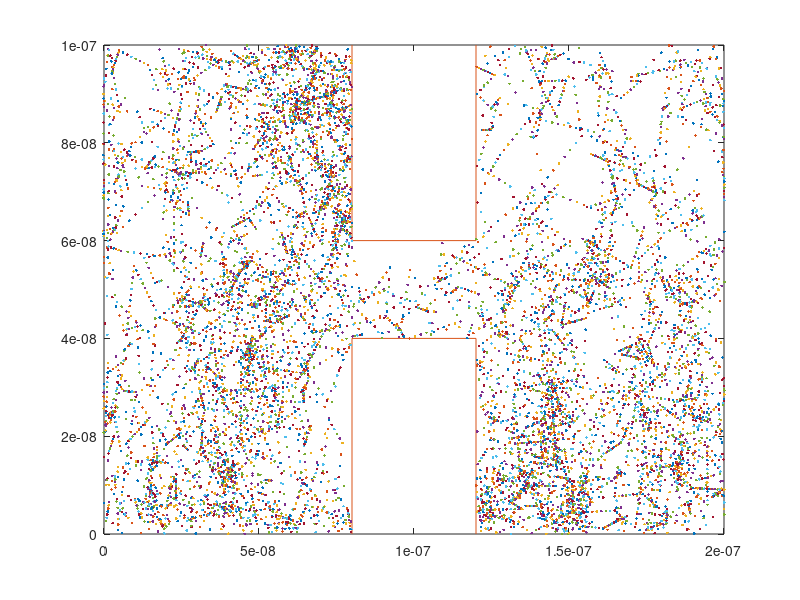

Source code (MATLAB): (Note: a time limit stopped this script after it produced the figure.)
% By Huanyu Liu
% 100986552
% For elec4700 assignment1

% Initialize the parameters
n=10; % number of particles
T=300; % temperture of the backgound
L=200e-9; % length of the frame (figure 1)
H=100e-9; % height of the frame
tao=0.2e-12; % the given mean time between collisions
m0=9.109e-31; % mass of a particle
mn=0.26*m0; % effective mass
kb=1.38e-23; % constant coeffient
vth=sqrt(2*kb*T/mn); % average speed of each particle
% Initialize the positions of each particle
Pox = L*rand(1,n);
Poy = H*rand(1,n);
op1 = Pox >= 0.4*L;
op2 = Pox <= 0.6*L;
op = op1&op2; %specify the locations of the blocks
count = sum(op(:)==1); % number of particles that may be in the blocks
Poy(op) = 0.4*H.*ones(1,count) + 0.2*H.*rand(1,count); % limit the range so no particles can exist in the blocks
% Initialize the speed of each particle and measure the initial temperature
for num=1:n
Vx(num) = randn()*vth/sqrt(2);
Vy(num) = randn()*vth/sqrt(2);
end
Tmeasured = sum(Vx.^2 + Vy.^2).*mn./(2*kb*n);
% draw the first locations of the particles and the blocks
figure(1)
plot(Pox,Poy,'.');
xlim([0 L]);
ylim([0 H]);
line([0.4*L 0.4*L], [0 0.4*H]);
line([0.4*L 0.6*L], [0.4*H 0.4*H]);
line([0.6*L 0.6*L], [0 0.4*H]);
line([0.4*L 0.4*L], [H 0.6*H]);
line([0.4*L 0.6*L], [0.6*H 0.6*H]);
line([0.6*L 0.6*L], [0.6*H H]);
hold on
% more parameters that will be used in the loop
TStop = 1e-11; % max running time
t=0; % start time
dt=1e-14; % step time
intervals=round(TStop/dt); % number of steps 
Vz=zeros(1,intervals); % initial the size of all changing speed (will be used in hist)
ddt = 0; % time since last timestop
collisions=0; % number of timestops
time=0; % initialize the duration between collisions
path=zeros(1,n); % initialize the size of path length
 while t < TStop
     z=round(1+t/dt); % index, the z-th interval between collisions
     Pscat = 1-exp(-ddt/tao); % scattering posibility
     if Pscat > rand % if scatter
         time=time+ddt; % total time when scattering occur
         ddt=0; % reset the parameter for the possibility as required
         collisions=collisions+1; % one more collision occurs
         Vx = randn(1,n).*vth/sqrt(2);
         Vy = randn(1,n).*vth/sqrt(2); % velocity changes (in maxwell-boltzmann distribution)
         average_path_length(collisions)=sum(path)/n; % average path length for this interval
         path=zeros(1,n); % reset the path length
     else % nothing happens, same speed the next duration of time step
         path=path+sqrt(Vx.^2+Vy.^2).*dt; % add the next timestep's path length to the total path length
         ddt=ddt+dt; % add the timestep size to the parameter
     end
         Tmeasured = sum(Vx.^2 + Vy.^2).*mn./(2*kb*n);
         Vact=sqrt(sum(Vx.^2+Vy.^2)/n); % the average speed of all the particles
         Vz(z)=Vact; % will be used to get the distribution in hist
         
     tPx = Pox + Vx.*dt; % predict the position 
     tPy = Poy + Vy.*dt;
% when the particles go to the right and left border
     px1 = Pox >= L;
     Pox(px1) = Pox(px1) - L;
     px2 = Pox <= 0;
     Pox(px2) = Pox(px2) + L;
     % when the particles will go across a border
     a=tPy<=0.4*H;
     b=tPy>=0.6*H;
     x=a|b;
     e=tPx>=0.4*L;
     % but now it it outside the blocks
     f=Pox<=0.4*L;
     px3=x&e&f;
     % then it will be reflected
         Vx(px3) = Vx(px3).*(-1); % hit boarder 0.4*L

     g=tPx<=0.6*L;
     h=Pox>=0.6*L;
     px4=x&g&h;
         Vx(px4) = Vx(px4).*(-1); % hit boarder 0.6*L
         
     py1 = tPy <= 0;
     Vy(py1) = Vy(py1) .* (-1);
     py2 = tPy >= H;
     Vy(py2) = Vy(py2) .* (-1);
     c=tPx>=0.4*L;
     d=tPx<=0.6*L;
     y=c&d;
     i=tPy<=0.4*H;
     j=Poy>=0.4*H;
     py3=y&i&j;
         Vy(py3) = Vy(py3) .* (-1); % hit boarder 0.4*H
     k=tPy>=0.6*H;
     l=Poy<=0.6*H;
     py4=y&k&l;
         Vy(py4) = Vy(py4) .* (-1); % hit boarder 0.6*H
         % now all velocity have been modified to the correct direction,
         % update the position
     Pox = Pox + Vx.*dt;
     Poy = Poy + Vy.*dt;
     
     figure(1)
     plot(Pox,Poy,'.');
     xlim([0 L]);
     ylim([0 H]);
     hold on

     figure(2)
     plot(t,Tmeasured,'or');
     title('temperature plot');
     hold on
     
     fprintf('time: %g (%5.2g %%) temperature: %g \n', t/dt, t / TStop * 100, Tmeasured);
     pause(0.01)
     t=t+dt;
 end
         figure(3)
         hist(Vz);
         title('velocity histogram');
         xlabel('velocity');
     fprintf(' vth: %g\n',vth);
         mean_time_between_collisions=time/collisions;
         MFP=sum(average_path_length)/collisions;
     fprintf(' MFP:%g m \n mean time between collisions: %g s\n', MFP, mean_time_between_collisions);
     % divide the frame into 5 pieces, assume there's no particle in the
     % frame in the beginning
   area=0;
   area2=0;
   area3=0;
   area4=0;
   area5=0;
   % after the compution, count the number of particles in each area
 for m=1:n
     if Pox(m)<=0.2*L
         area=area+1;
     elseif Pox(m)<=0.4*L
         area2=area2+1;
     elseif Pox(m)<=0.6*L
         area3=area3+1;
     elseif Pox(m)<=0.8*L
         area4=area4+1;
     else 
         area5=area5+1;
     end
 end
fprintf(' The frame is divided into 5 areas uniformly in x dimension\n Then,\n    %.2g%% is in area1\n     %.2g%% is in area 2\n     %.2g%% is in area 3\n     %.2g%% is in area 4\n  and %.2g%% is in area 5\n', 100*area/n,100*area2/n,100*area3/n,100*area4/n,100*area5/n);
